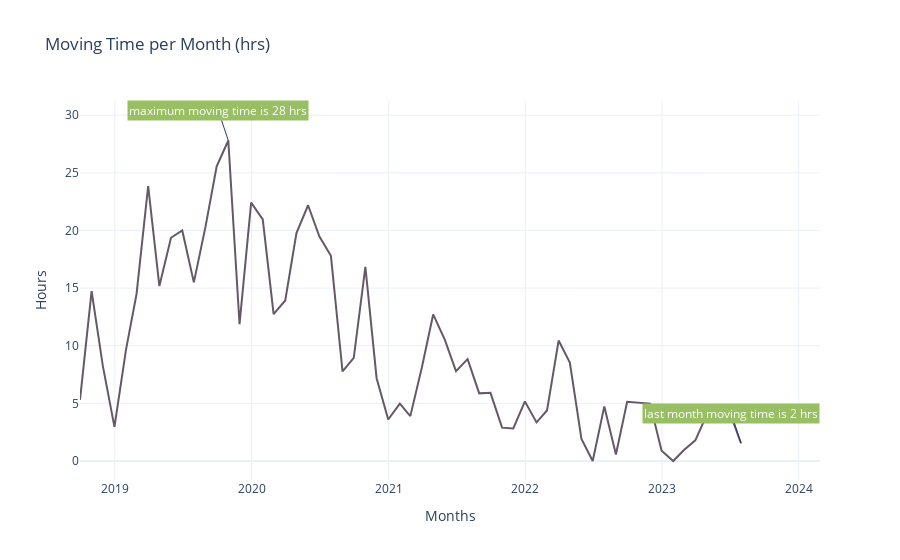

Write notebook code for a chart like this one.
### Markdown cell above
#### Monthly

### Code cell
df_moving_time = df["Moving Time"].resample(rule="M").sum()

df_moving_time = df_moving_time / 3600

fig = go.Figure()
fig.add_trace(
    go.Scatter(
        x=df_moving_time.index,
        y=df_moving_time.values,
        name="Moving Time",
        marker=dict(color="#655967"),
    )
)
max_moving_time_date = df_moving_time[
    df_moving_time.values == df_moving_time.values.max()
].index[0]
max_moving_time_value = df_moving_time[
    df_moving_time.values == df_moving_time.values.max()
].values[0]

fig.add_annotation(
    x=max_moving_time_date,
    y=max_moving_time_value,
    text=f"maximum moving time is {round(max_moving_time_value)} hrs",
    showarrow=True,
    bgcolor="#98BF64",
    font=dict(color="white"),
)

lastmonth_moving_time_date = df_moving_time.index[-1]
lastmonth_moving_time_value = df_moving_time.values[-1]


fig.add_annotation(
    x=lastmonth_moving_time_date,
    y=lastmonth_moving_time_value,
    text=f"last month moving time is {round(lastmonth_moving_time_value)} hrs",
    showarrow=True,
    bgcolor="#98BF64",
    font=dict(color="white"),
)

fig.update_layout(
    title="Moving Time per Month (hrs)",
    template="plotly_white",
    legend=dict(),
    xaxis_title="Months",
    yaxis_title="Hours",
)

fig.show()

### Figure 1 — Plotly figure (JSON) as saved in the notebook; plotly's stock layout.template omitted (floating-point values rounded to 4 significant figures)
{"data": [{"marker": {"color": "#655967"}, "name": "Moving Time", "type": "scatter", "x": ["2018-09-30T00:00:00", "2018-10-31T00:00:00", "2018-11-30T00:00:00", "2018-12-31T00:00:00", "2019-01-31T00:00:00", "2019-02-28T00:00:00", "2019-03-31T00:00:00", "2019-04-30T00:00:00", "2019-05-31T00:00:00", "2019-06-30T00:00:00", "2019-07-31T00:00:00", "2019-08-31T00:00:00", "2019-09-30T00:00:00", "2019-10-31T00:00:00", "2019-11-30T00:00:00", "2019-12-31T00:00:00", "2020-01-31T00:00:00", "2020-02-29T00:00:00", "2020-03-31T00:00:00", "2020-04-30T00:00:00", "2020-05-31T00:00:00", "2020-06-30T00:00:00", "2020-07-31T00:00:00", "2020-08-31T00:00:00", "2020-09-30T00:00:00", "2020-10-31T00:00:00", "2020-11-30T00:00:00", "2020-12-31T00:00:00", "2021-01-31T00:00:00", "2021-02-28T00:00:00", "2021-03-31T00:00:00", "2021-04-30T00:00:00", "2021-05-31T00:00:00", "2021-06-30T00:00:00", "2021-07-31T00:00:00", "2021-08-31T00:00:00", "2021-09-30T00:00:00", "2021-10-31T00:00:00", "2021-11-30T00:00:00", "2021-12-31T00:00:00", "2022-01-31T00:00:00", "2022-02-28T00:00:00", "2022-03-31T00:00:00", "2022-04-30T00:00:00", "2022-05-31T00:00:00", "2022-06-30T00:00:00", "2022-07-31T00:00:00", "2022-08-31T00:00:00", "2022-09-30T00:00:00", "2022-10-31T00:00:00", "2022-11-30T00:00:00", "2022-12-31T00:00:00", "2023-01-31T00:00:00", "2023-02-28T00:00:00", "2023-03-31T00:00:00", "2023-04-30T00:00:00", "2023-05-31T00:00:00", "2023-06-30T00:00:00", "2023-07-31T00:00:00"], "y": [5.306, 14.74, 8.249, 2.956, 9.684, 14.49, 23.86, 15.18, 19.37, 20.01, 15.5, 20.31, 25.56, 27.81, 11.87, 22.41, 20.96, 12.74, 13.93, 19.77, 22.19, 19.49, 17.8, 7.767, 8.947, 16.84, 7.185, 3.603, 4.97, 3.893, 8.137, 12.72, 10.54, 7.802, 8.844, 5.869, 5.912, 2.894, 2.82, 5.17, 3.349, 4.379, 10.45, 8.532, 1.915, 0, 4.737, 0.5597, 5.131, 5.033, 4.98, 0.8911, 0, 0.9372, 1.794, 3.969, 3.832, 4.296, 1.542]}], "layout": {"annotations": [{"bgcolor": "#98BF64", "font": {"color": "white"}, "showarrow": true, "text": "maximum moving time is 28 hrs", "x": "2019-10-31T00:00:00", "y": 27.81}, {"bgcolor": "#98BF64", "font": {"color": "white"}, "showarrow": true, "text": "last month moving time is 2 hrs", "x": "2023-07-31T00:00:00", "y": 1.542}], "title": {"text": "Moving Time per Month (hrs)"}, "xaxis": {"title": {"text": "Months"}}, "yaxis": {"title": {"text": "Hours"}}}}
